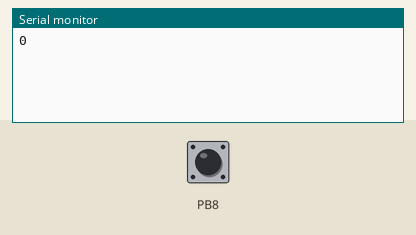
The sketch below on a simulated STM32 Blue Pill. Parts: the last lines printed to the serial monitor. Inputs (shaded band) come from the test bench; at power-on: PB8 HIGH.

Above: at 1.2 s.
1.3 s: PB8 pulled LOW for 0.15 s
At 2.7 s:
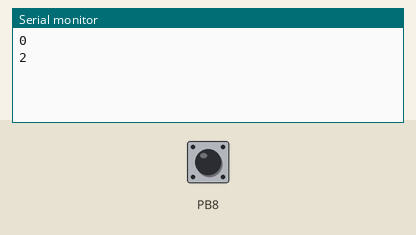
2.9 s: PB8 pulled LOW for 1 s
At 3.8 s:
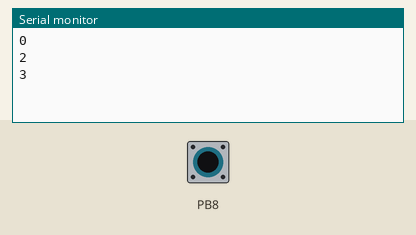
5.4 s: PB8 pulled LOW for 0.15 s
At 6.5 s:
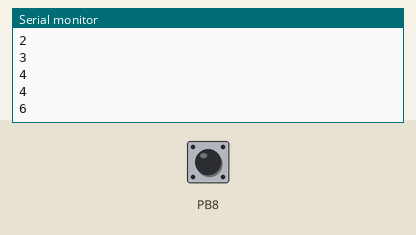
Timing chart, 0 to 8.4 s (numbered marks = the images above; inputs shaded):
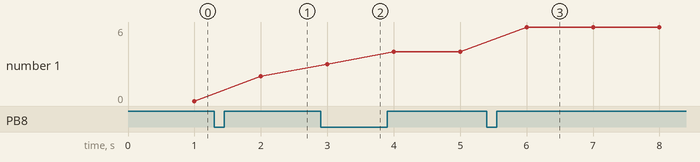

The sketch:

isr_test.ino
```cpp
int count=0;

void isr(void)  {  count++;  }

void setup() {
  // put your setup code here, to run once:
  Serial.begin(115200);
  pinMode(PB8, INPUT_PULLUP);
  attachInterrupt(PB8, isr, CHANGE);
}

void loop() {
  // put your main code here, to run repeatedly:
  delay(1000);
  Serial.println(count);
}
```

Measured:
- after the input at 1.3 s, the serial monitor: prints a new line after 0.70 s (image 1)
- after the input at 2.9 s, the serial monitor: prints a new line after 0.10 s (image 2)
- after the input at 5.4 s, the serial monitor: prints a new line after 0.60 s (image 3)
- plotted number 1: 0 → 2 after the input at 1.3 s, 2 → 4 after the input at 2.9 s, 4 → 6 after the input at 5.4 s
